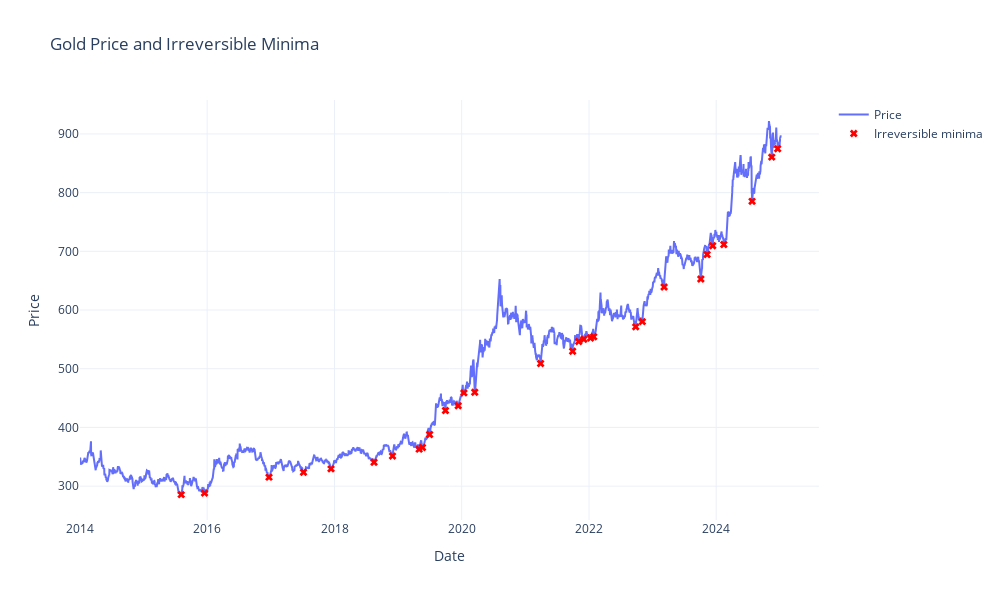

The notebook cell saved with this chart:
### Markdown cell above
Ahora analizaremos un poco más a fondo los mínimos locales en el precio. Para ello utilizamos la función `find_peaks` de `scipy.signal` para encontrar los mínimos locales. Luego verificamos si estos mínimos son "irreversibles", es decir, si todos los precios posteriores son mayores o iguales al mínimo encontrado.

### Code cell
# --- Prepare data --------------------
gold = gold_dataset.copy()
gold = gold.sort_index().dropna(subset=['Price'])
prices = gold['Price'].values

# --- Local minima --------------------------
minima_indices, props = find_peaks(-prices, prominence=10)

# --- Irreversible minima ---
running_future_min = np.minimum.accumulate(prices[::-1])[::-1]
irreversible_mask = (prices == running_future_min) & np.isin(np.arange(len(prices)), minima_indices)
irreversible_indices = np.where(irreversible_mask)[0]
irreversible_prices = gold.iloc[irreversible_indices]

print("Total local minima:", len(minima_indices))
print("Total irreversible minima:", len(irreversible_indices))

# --- Plot ------------------------------------
fig = go.Figure()
fig.add_trace(go.Scatter(x=gold.index, y=prices, mode='lines', name='Price'))

fig.add_trace(go.Scatter(
    x=irreversible_prices.index,
    y=irreversible_prices['Price'],
    mode='markers', name='Irreversible minima',
    marker=dict(color='red', size=7, symbol='x')
))
fig.update_layout(
    title='Gold Price and Irreversible Minima',
    xaxis_title='Date', yaxis_title='Price',
    template='plotly_white', height=600, width=1000
)
fig.show()

### Figure 1 — Plotly figure (JSON) as saved in the notebook; plotly's stock layout.template omitted (floating-point values rounded to 4 significant figures; data arrays with more than 128 entries replaced by an {"elided": "..."} marker saying what was removed)
{"data": [{"mode": "lines", "name": "Price", "type": "scatter", "x": {"elided": "2848 str values"}, "y": {"elided": "2848 float values"}}, {"marker": {"color": "red", "size": 7, "symbol": "x"}, "mode": "markers", "name": "Irreversible minima", "type": "scatter", "x": ["2015-08-05T00:00:00.000000000", "2015-12-17T00:00:00.000000000", "2016-12-21T00:00:00.000000000", "2017-07-07T00:00:00.000000000", "2017-12-12T00:00:00.000000000", "2018-08-16T00:00:00.000000000", "2018-11-30T00:00:00.000000000", "2019-05-02T00:00:00.000000000", "2019-05-21T00:00:00.000000000", "2019-07-01T00:00:00.000000000", "2019-09-30T00:00:00.000000000", "2019-12-12T00:00:00.000000000", "2020-01-14T00:00:00.000000000", "2020-03-16T00:00:00.000000000", "2021-03-29T00:00:00.000000000", "2021-09-29T00:00:00.000000000", "2021-11-03T00:00:00.000000000", "2021-12-02T00:00:00.000000000", "2022-01-10T00:00:00.000000000", "2022-01-28T00:00:00.000000000", "2022-09-26T00:00:00.000000000", "2022-11-03T00:00:00.000000000", "2023-03-08T00:00:00.000000000", "2023-10-05T00:00:00.000000000", "2023-11-10T00:00:00.000000000", "2023-12-12T00:00:00.000000000", "2024-02-14T00:00:00.000000000", "2024-07-25T00:00:00.000000000", "2024-11-15T00:00:00.000000000", "2024-12-19T00:00:00.000000000"], "y": [285.5, 288.1, 315.3, 323.6, 329.4, 340.6, 351.2, 363.0, 365.8, 387.9, 429.0, 436.9, 458.9, 460.1, 509.0, 529.9, 546.3, 550.3, 552.2, 554.4, 571.3, 580.2, 639.3, 652.8, 694.5, 709.5, 711.6, 785.1, 860.5, 874.7]}], "layout": {"height": 600, "title": {"text": "Gold Price and Irreversible Minima"}, "width": 1000, "xaxis": {"title": {"text": "Date"}}, "yaxis": {"title": {"text": "Price"}}}}
